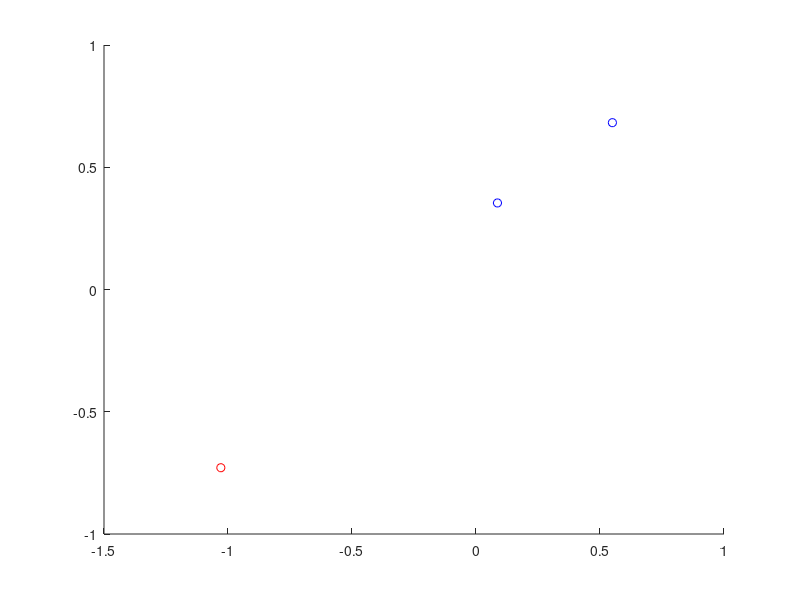

The MATLAB source for this figure:
m1 = rand(2,1);
m2 = rand(2,1);

scatter(m1(1,:),m1(2,:),'b');
hold on;
scatter(m2(1,:),m2(2,:),'b');

x = (m1'*m1 + m2'*m2) .\ (2*(m2-m1)');

scatter(x(:,1),x(:,2),'r');


